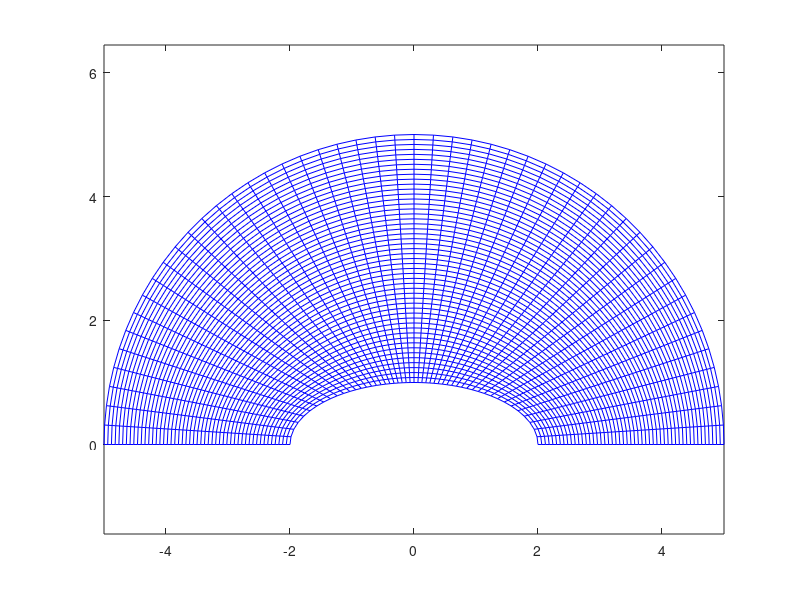
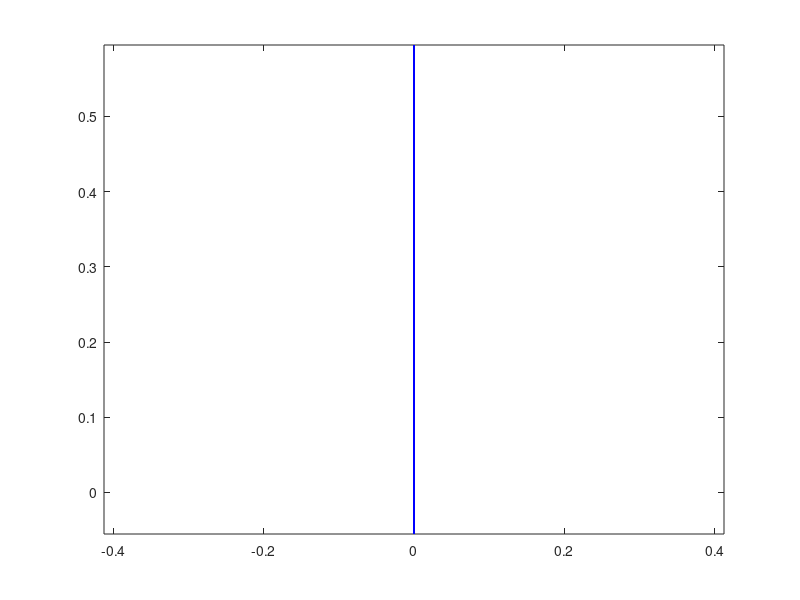

The MATLAB source for these figures, in order: (Note: this script raises an error after producing the figures.)
clc;
clear
close all;

%% Control Parameters
tol = 1e-4;
omega = 1; % change later when norms are easier to find?
cBC = 0.5;

%% Initialize Computational Grid

% Computational Grid
nZeta = 51; % dZ = 1
nEta = 51; % dE = 1
[ZZ, EE] = meshgrid(linspace(0,1,nZeta), linspace(0,1,nEta));
dZ = 1/(nZeta-1);
dE = 1/(nEta-1);

%% Draw Lines
% Physical Grid -> boundary conditions
bAxis = 1;
aAxis = 2;
rEllipse = @(theta) aAxis*bAxis./sqrt((bAxis.*(cos(theta))).^2 + (aAxis.*sin(theta)).^2);
rMax = 5;
xRange = [0.5, 1];
xS = rEllipse(linspace(0,pi,nZeta)).*cos(linspace(0,pi,nZeta));
xN = rMax.*cos(linspace(0,pi,nZeta));
xW = linspace(xS(1), xN(1), nEta);
xE = linspace(xS(end), xN(end), nEta);

% yS = zeros(size(xS));
yN = rMax.*sin(linspace(0,pi,nZeta));
yS = rEllipse(linspace(0,pi,nZeta)).*sin(linspace(0,pi,nZeta));
% yN = ones(size(xN));
yW = linspace(yS(1), yN(1), nEta);
yE = linspace(yS(end), yN(end), nEta);

%% Build Physical Grid

UU = cat(3, ZZ, EE, zeros(size(ZZ)), zeros(size(EE))); % [X, Y, P, Q]
for i = 1:size(UU,2) % march west to east, intialize X and Y
   UU(:,i,1:2) = cat(3, linspace(xS(i), xN(i), nEta), linspace(yS(i), yN(i), nEta));
end

for i = 1:size(UU,2)
    if i == 1
        normU(i,:) = [-(-1.5*yN(i)+2*yN(i+1)-0.5*yN(i+2)),(-1.5*xN(i)+2*xN(i+1)-0.5*xN(i+2))]./sqrt((-1.5*yN(i)+2*yN(i+1)-0.5*yN(i+2))^2+(-1.5*xN(i)+2*xN(i+1)-0.5*xN(i+2))^2);
        normL(i,:) = [-(-1.5*yS(i)+2*yS(i+1)-0.5*yS(i+2)),(-1.5*xS(i)+2*xS(i+1)-0.5*xS(i+2))]./sqrt((-1.5*yS(i)+2*yS(i+1)-0.5*yS(i+2))^2+(-1.5*xS(i)+2*xS(i+1)-0.5*xS(i+2))^2);
    elseif i == size(UU,2)
        normU(i,:) = [-(1.5*yN(i)-2*yN(i-1)+0.5*yN(i-2)),(1.5*xN(i)-2*xN(i-1)+0.5*xN(i-2))]./sqrt((1.5*yN(i)-2*yN(i-1)+0.5*yN(i-2)).^2 + (1.5*xN(i)-2*xN(i-1)+0.5*xN(i-2)).^2);
        normL(i,:) = [-(1.5*yS(i)-2*yS(i-1)+0.5*yS(i-2)),(1.5*xS(i)-2*xS(i-1)+0.5*xS(i-2))]./sqrt((1.5*yS(i)-2*yS(i-1)+0.5*yS(i-2)).^2 + (1.5*xS(i)-2*xS(i-1)+0.5*xS(i-2)).^2);
    else
        normU(i,:) = [-(yN(i+1)-yN(i-1)),(xN(i+1)-xN(i-1))]./sqrt((yN(i+1)-yN(i-1))^2+(xN(i+1)-xN(i-1))^2);
        normL(i,:) = [-(yS(i+1)-yS(i-1)),(xS(i+1)-xS(i-1))]./sqrt((yS(i+1)-yS(i-1))^2+(xS(i+1)-xS(i-1))^2);
    end
end

% figure(1);hold on;
% quiver(xN',yN',normU(:,1), normU(:,2)); hold on;
% quiver(xS',yS',normL(:,1), normL(:,2));
% 
% close all;
figure(1);
plot(UU(:,:,1), UU(:,:,2), 'b-', UU(:,:,1)', UU(:,:,2)', 'b-'); axis equal;

%% Fit P and Q

for i = 2:(size(UU,2)-1) % march from west to east, initialize P and Q
    % Get Derivatives
    xZ = 0.5.*(UU(2:end-1, i+1, 1) - UU(2:end-1, i-1,1))./dZ; % x_z
    yZ = 0.5.*(UU(2:end-1, i+1, 2) - UU(2:end-1, i-1,2))./dZ; % y_z
    xE = 0.5.*(UU(3:end,i,1) - UU(1:end-2,i,1))./dE; % x_e
    yE = 0.5.*(UU(3:end,i,2) - UU(1:end-2,i,2))./dE; % y_e

    % Calculate alpha, beta, gamma, jacobian
    alpha = xE.^2 + yE.^2;
    beta = xZ.*xE + yZ.*yE;
    gamma = xZ.^2 + yZ.^2;
    jac = xZ.*yE - yZ.*xE;
    
    % Calculate P and Q
    D_xy = -(alpha.*(UU(2:end-1, i+1,1:2)-2.*UU(2:end-1,i,1:2)+UU(2:end-1,i-1,1:2))./(dZ^2)...
            - 2.*beta.*0.5.*(0.5.*(UU(3:end,i+1,1:2) - UU(3:end,i-1,1:2))./dZ - 0.5.*(UU(1:end-2,i+1,1:2) - UU(1:end-2,i-1,1:2))./dZ)./dE ...
            + gamma.*(UU(3:end,i,1:2)-2.*UU(2:end-1,i,1:2)+UU(1:end-2,i,1:2))./(dE^2))./(jac.^2);
    UU(2:end-1,i,3:4) = (cat(3,yE,xZ).*D_xy - cat(3,xE,yZ).*D_xy(:,:,2:-1:1))./jac;
end

% % Pre-iterated Grid
figure(1);
plot(UU(:,:,1), UU(:,:,2), 'b-', UU(:,:,1)', UU(:,:,2)', 'b-'); axis equal; 
figure(2);
plot(UU(:,:,3), UU(:,:,4), 'b-', UU(:,:,3)', UU(:,:,4)', 'b-'); axis equal; 
drawnow;

%% Line SOR
res = 1;
corr = 1;

while res(end) > tol && corr(end) > tol
    UUold = UU(:,:,1:2);
    %% Sweep through field 
%     if mod(length(res),2)
%         iSweep = 2:(size(UU,2)-1);
%     else
%         iSweep = fliplr(2:(size(UU,2)-1));
%     end
    iSweep = 2:(size(UU,2)-1);
    
    for i = iSweep
               
        % Update Boundary Conditions for p and q -> use interior points
        if (i == 2) || (i == (size(UU,2)-1))
            if i == 2
                ind = i-1;
%                 dZdx_dZdy = [(-1.5.*ZZ(2:end-1,1)+2.*ZZ(2:end-1,2)-0.5.*ZZ(2:end-1,3))./(-1.5.*UU(2:end-1,1,1)+2.*UU(2:end-1,2,1)-0.5.*UU(2:end-1,3,1)),... dZ/dx
%                             (ZZ(3:end,1) - ZZ(1:end-2,1))./(UU(3:end,1,2)-UU(1:end-2,1,2))]; % dZ/dy
                        
                if any(abs(UU(3:end,1,2)-UU(1:end-2,1,2))< eps)
                    if any(abs(EE(3:end,1)-EE(1:end-2,1))< eps) 
                        dEdx_dEdy = [(-1.5.*EE(2:end-1,1)+2.*EE(2:end-1,2)-0.5.*EE(2:end-1,3))./(-1.5.*UU(2:end-1,1,1)+2.*UU(2:end-1,2,1)-0.5.*UU(2:end-1,3,1)),... dE/dx
                                    zeros(size(EE(2:end-1,1)))]; % dE/dy
                    else
                       error('MESH NOT COMPATIBLE\n'); 
                    end
                elseif any(abs(-1.5.*UU(2:end-1,1,1)+2.*UU(2:end-1,2,1)-0.5.*UU(2:end-1,3,1))< eps) 
                    if any(abs(-1.5.*EE(2:end-1,1)+2.*EE(2:end-1,2)-0.5.*EE(2:end-1,3))< eps)
                        dEdx_dEdy = [zeros(size(EE(2:end-1,1))),... dE/dx
                                    (EE(3:end,1) - EE(1:end-2,1))./(UU(3:end,1,2)-UU(1:end-2,1,2))]; % dE/dy
                    else
                       error('MESH NOT COMPATIBLE\n'); 
                    end
                    
                else
                    dEdx_dEdy = [(-1.5.*EE(2:end-1,1)+2.*EE(2:end-1,2)-0.5.*EE(2:end-1,3))./(-1.5.*UU(2:end-1,1,1)+2.*UU(2:end-1,2,1)-0.5.*UU(2:end-1,3,1)),... dE/dx
                                (EE(3:end,1) - EE(1:end-2,1))./(UU(3:end,1,2)-UU(1:end-2,1,2))]; % dE/dy
                end
                        
                normal = [(-(UU(3:end,1,2)-UU(1:end-2,1,2))./sqrt((UU(3:end,1,2)-UU(1:end-2,1,2)).^2+(UU(3:end,1,1)-UU(1:end-2,1,1)).^2)),... % n_x
                            (UU(3:end,1,1)-UU(1:end-2,1,1))./sqrt((UU(3:end,1,2)-UU(1:end-2,1,2)).^2+(UU(3:end,1,1)-UU(1:end-2,1,1)).^2)]; % n_y 
                        
                xZeta_WE =(-1.5.*UU(2:end-1,1,1)+2.*UU(2:end-1,2,1)-0.5.*UU(2:end-1,3,1))./dZ;
                yZeta_WE =(-1.5.*UU(2:end-1,1,2)+2.*UU(2:end-1,2,2)-0.5.*UU(2:end-1,3,2))./dZ;
                xEta_WE = 0.5.*(UU(3:end,ind,1) - UU(1:end-2,ind,1))./dE;
                yEta_WE = 0.5.*(UU(3:end,ind,2) - UU(1:end-2,ind,2))./dE;
                
                alpha_WE = xEta_WE.^2 + yEta_WE.^2;
                beta_WE = xZeta_WE.*xEta_WE + yZeta_WE.*yEta_WE;
                gamma_WE = xZeta_WE.^2 + yZeta_WE.^2;
                jac_WE = xZeta_WE.*yEta_WE - yZeta_WE.*xEta_WE;
                
                 % -(ax_zz - 2Bx_ze + gx_ee)/J^2
                D_xyZ = -( alpha_WE.*((UU(2:end-1,1,1:2)-2.*UU(2:end-1,2,1:2)+UU(2:end-1,3,1:2)))./(dZ^2)...
                    -2.*beta_WE.*((-1.5.*UU(3:end,1,1:2)+2.*UU(3:end,2,1:2)-0.5.*UU(3:end,3,1:2))./dZ-(-1.5.*UU(1:end-2,1,1:2)+2.*UU(1:end-2,2,1:2)-0.5.*UU(1:end-2,3,1:2))./dZ)./(2*dE) ...
                    +gamma_WE.*((UU(3:end,1,1:2)-2.*UU(2:end-1,1,1:2)+UU(1:end-2,1,1:2)))./(dE^2)  )./(jac_WE.^2);
            
            elseif i == (size(UU,2)-1)
                ind = i+1;             
%                 dZdx_dZdy = [(1.5.*ZZ(2:end-1,end)-2.*ZZ(2:end-1,end-1)+0.5.*ZZ(2:end-1,end-2))./(1.5.*UU(2:end-1,end,1)-2.*UU(2:end-1,end-1,1)+0.5.*UU(2:end-1,end-2,1)),... dZ/dx
%                     (ZZ(3:end,end) - ZZ(1:end-2,end))./(UU(3:end,end,2)-UU(1:end-2,end,2))]; % dZ/dy  

                if any(abs(UU(3:end,end,2)-UU(1:end-2,end,2))< eps)
                    if any((EE(3:end,end) - EE(1:end-2,end))< eps)
                        dEdx_dEdy = [(1.5.*EE(2:end-1,end)-2.*EE(2:end-1,end-1)+0.5.*EE(2:end-1,end-2))./(1.5.*UU(2:end-1,end,1)-2.*UU(2:end-1,end-1,1)+0.5.*UU(2:end-1,end-2,1)),... dE/dx
                                    zeros(size(EE(2:end-1,1)))]; % dE/dy
                    else
                       error('MESH NOT COMPATIBLE\n'); 
                    end
                elseif any(abs(1.5.*UU(2:end-1,end,1)-2.*UU(2:end-1,end-1,1)+0.5.*UU(2:end-1,end-2,1))< eps)
                    if any(abs(1.5.*EE(2:end-1,end)-2.*EE(2:end-1,end-1)+0.5.*EE(2:end-1,end-2))< eps)
                        dEdx_dEdy = [zeros(size(EE(2:end-1,1))),... dE/dx
                                    (EE(3:end,end) - EE(1:end-2,end))./(UU(3:end,end,2)-UU(1:end-2,end,2))]; % dE/dy
                    else
                       error('MESH NOT COMPATIBLE\n'); 
                    end
                    
                else
                    dEdx_dEdy = [(1.5.*EE(2:end-1,end)-2.*EE(2:end-1,end-1)+0.5.*EE(2:end-1,end-2))./(1.5.*UU(2:end-1,end,1)-2.*UU(2:end-1,end-1,1)+0.5.*UU(2:end-1,end-2,1)),... dE/dx
                                    (EE(3:end,end) - EE(1:end-2,end))./(UU(3:end,end,2)-UU(1:end-2,end,2))]; % dE/dy
                end
                
                normal = [(-(UU(3:end,end,2)-UU(1:end-2,end,2))./sqrt((UU(3:end,end,2)-UU(1:end-2,end,2)).^2+(UU(3:end,end,1)-UU(1:end-2,end,1)).^2)),... % n_x
                            (UU(3:end,end,1)-UU(1:end-2,end,1))./sqrt((UU(3:end,end,2)-UU(1:end-2,end,2)).^2+(UU(3:end,end,1)-UU(1:end-2,end,1)).^2)]; % n_y
%                 normal = -[-1./sqrt(1+polyval((3:-1:1)'.*coeffMat(1:end-1,end),UU(:,end,2)).^2), polyval((3:-1:1)'.*coeffMat(1:end-1,end),UU(:,end,2))./sqrt(1+polyval((3:-1:1)'.*coeffMat(1:end-1,end),UU(:,end,2)).^2)];
%                 normal = normal(2:end-1,:);
                        
                xZeta_WE =-(-1.5.*UU(2:end-1,end,1)+2.*UU(2:end-1,end-1,1)-0.5.*UU(2:end-1,end-2,1))./dZ;
                yZeta_WE =-(-1.5.*UU(2:end-1,end,2)+2.*UU(2:end-1,end-1,2)-0.5.*UU(2:end-1,end-2,2))./dZ;
                xEta_WE = 0.5.*(UU(3:end,ind,1) - UU(1:end-2,ind,1))./dE;
                yEta_WE = 0.5.*(UU(3:end,ind,2) - UU(1:end-2,ind,2))./dE;
                
                alpha_WE = xEta_WE.^2 + yEta_WE.^2;
                beta_WE = xZeta_WE.*xEta_WE + yZeta_WE.*yEta_WE;
                gamma_WE = xZeta_WE.^2 + yZeta_WE.^2;
                jac_WE = xZeta_WE.*yEta_WE - yZeta_WE.*xEta_WE;
                
                 % -(ax_zz - 2Bx_ze + gx_ee)/J^2
                D_xyZ = -( alpha_WE.*((UU(2:end-1,end,1:2)-2.*UU(2:end-1,end-1,1:2)+UU(2:end-1,end-2,1:2)))./(dZ^2)...
                    -2.*beta_WE.*(-(-1.5.*UU(3:end,end,1:2)+2.*UU(3:end,end-1,1:2)-0.5.*UU(3:end,end-2,1:2))./dZ+(-1.5.*UU(1:end-2,end,1:2)+2.*UU(1:end-2,end-1,1:2)-0.5.*UU(1:end-2,end-2,1:2))./dZ)./(2*dE) ...
                    +gamma_WE.*((UU(3:end,end,1:2)-2.*UU(2:end-1,end,1:2)+UU(1:end-2,end,1:2)))./(dE^2)  )./(jac_WE.^2);
            end

            % East/West Boundary
            UU(2:end-1, ind,3) = (yEta_WE.*D_xyZ(:,:,1) - xEta_WE.*D_xyZ(:,:,2))./jac_WE;% - cBC.*(sum(normal.*dZdx_dZdy,2));
            UU(2:end-1, ind,4) = (xZeta_WE.*D_xyZ(:,:,2) - yZeta_WE.*D_xyZ(:,:,1))./jac_WE - cBC.*(sum(normal.*dEdx_dEdy,2));
        end
        
        % Get Derivatives?
        xZ = 0.5.*(UU(2:end-1, i+1, 1) - UU(2:end-1, i-1,1))./dZ; % x_z
        yZ = 0.5.*(UU(2:end-1, i+1, 2) - UU(2:end-1, i-1,2))./dZ; % y_z
        xE = 0.5.*(UU(3:end,i,1) - UU(1:end-2,i,1))./dE; % x_e
        yE = 0.5.*(UU(3:end,i,2) - UU(1:end-2,i,2))./dE; % y_e
        UU_ZE = (diff(UU(3:end,[i+1,i-1],:), 1, 2)-diff(UU(1:end-2,[i+1,i-1],:), 1, 2))./(4*dZ*dE);

        % Calculate alpha, beta, gamma, jacobian
        alpha = xE.^2 + yE.^2;
        beta = xZ.*xE + yZ.*yE;
        gamma = xZ.^2 + yZ.^2;
        jac = xZ.*yE - yZ.*xE;
            
        D_xyN = -( alpha(end).*((UU(end,i+1,1:2)-2.*UU(end,i,1:2)+UU(end,i-1,1:2)))./(dZ^2)...
                -2.*beta(end).*UU_ZE(end,:,1:2) ...
                +gamma(end).*((UU(end,i,1:2)-2.*UU(end-1,i,1:2)+UU(end-2,i,1:2)))./(dE^2)  )./(jac(end)^2);

        D_xyS = -( alpha(1).*((UU(1,i+1,1:2)-2.*UU(1,i,1:2)+UU(1,i-1,1:2)))./(dZ^2)...
                -2.*beta(1).*UU_ZE(1,:,1:2) ...
                +gamma(1).*((UU(3,i,1:2)-2.*UU(2,i,1:2)+UU(1,i,1:2)))./(dE^2)  )./(jac(1)^2);

        % calculate Normals
        normalN = [(-(UU(end,i+1,2)-UU(end,i-1,2))./sqrt((UU(end,i+1,2)-UU(end,i-1,2)).^2+(UU(end,i+1,1)-UU(end,i-1,1))^2)),...
                    ((UU(end,i+1,1)-UU(end,i-1,1))./sqrt((UU(end,i+1,2)-UU(end,i-1,2)).^2+(UU(end,i+1,1)-UU(end,i-1,1)).^2))];
        normalS = [(-(UU(1,i+1,2)-UU(1,i-1,2))./sqrt((UU(1,i+1,2)-UU(1,i-1,2)).^2+(UU(1,i+1,1)-UU(1,i-1,1))^2)),...
                    ((UU(1,i+1,1)-UU(1,i-1,1))./sqrt((UU(1,i+1,2)-UU(1,i-1,2)).^2+(UU(1,i+1,1)-UU(1,i-1,1)).^2))];

        % North Boundary
        dZdx_dZdy_N = [(ZZ(end,i+1) - ZZ(end,i-1))/(UU(end,i+1,1) - UU(end,i-1,1)), (1.5*ZZ(end,i)-2*ZZ(end-1,i)+0.5*ZZ(end-2,i))/(1.5*UU(end,i,2)-2*UU(end-1,i,2)+0.5*UU(end-2,i,2))];
        dEdx_dEdy_N = [(EE(end,i+1) - EE(end,i-1))/(UU(end,i+1,1) - UU(end,i-1,1)), (1.5*EE(end,i)-2*EE(end-1,i)+0.5*EE(end-2,i))/(1.5*UU(end,i,2)-2*UU(end-1,i,2)+0.5*UU(end-2,i,2))];
        UU(end,i,3) = (yE(end)*D_xyN(:,:,1) - xE(end)*D_xyN(:,:,2))./jac(end) - cBC.*(sum(normalN.*dZdx_dZdy_N));
        UU(end,i,4) = (xZ(end)*D_xyN(:,:,2) - yZ(end)*D_xyN(:,:,1))./jac(end);% - cBC.*(sum(normalN.*dEdx_dEdy_N));

        % South Boundary
        dZdx_dZdy_S = [(ZZ(1,i+1) - ZZ(1,i-1))./(UU(1,i+1,1) - UU(1,i-1,1)), (1.5*ZZ(1,i)-2*ZZ(2,i)+0.5*ZZ(3,i))/(1.5*UU(1,i,2)-2*UU(2,i,2)+0.5*UU(3,i,2))];
        dEdx_dEdy_S = [(EE(1,i+1) - EE(1,i-1))./(UU(1,i+1,1) - UU(1,i-1,1)),  (1.5*EE(1,i)-2*EE(2,i)+0.5*EE(3,i))/(1.5*UU(1,i,2)-2*UU(2,i,2)+0.5*UU(3,i,2))];
        UU(1,i,3) = (yE(1)*D_xyS(:,:,1) - xE(1)*D_xyS(:,:,2))./jac(1) - cBC.*(sum(normalS.*dZdx_dZdy_S));
        UU(1,i,4) = (xZ(1)*D_xyS(:,:,2) - yZ(1)*D_xyS(:,:,1))./jac(1);% - cBC.*(sum(normalS.*dEdx_dEdy_S));

        % Calculate thomas coefficients
        aa = repmat([0; gamma; 0],4,1)./(dE^2);
        bb = repmat([1; -2.*(alpha./(dZ^2) + gamma./(dE^2)); 1], size(UU,3),1);
        cc = repmat([0; gamma; 0],4,1)./(dE^2);
        dd = [  UU(1,i,1); -alpha.*sum(UU(2:end-1,[i+1,i-1],1), 2)./(dZ^2) + 2.*beta.*UU_ZE(:,:,1) - (jac.^2).*(UU(2:end-1,i,3).*xZ + UU(2:end-1,i,4).*xE); UU(end,i,1);...
                UU(1,i,2); -alpha.*sum(UU(2:end-1,[i+1,i-1],2), 2)./(dZ^2) + 2.*beta.*UU_ZE(:,:,2) - (jac.^2).*(UU(2:end-1,i,3).*yZ + UU(2:end-1,i,4).*yE); UU(end,i,2);...
                UU(1,i,3); -alpha.*sum(UU(2:end-1,[i+1,i-1],3), 2)./(dZ^2) + 2.*beta.*UU_ZE(:,:,3); UU(end,i,3);...
                UU(1,i,4); -alpha.*sum(UU(2:end-1,[i+1,i-1],4), 2)./(dZ^2) + 2.*beta.*UU_ZE(:,:,4); UU(end,i,4)];
            
        UU(:,i,:) = omega.*reshape(thomas3(aa, bb, cc, dd),size(UU,1),1,size(UU,3)) + (1-omega).*UU(:,i,:);
        
    end
    
    %% Calculate Residual
    res(end+1) = meshResidual(UU);
    corr(end+1) = max(max(max(abs(UU(:,:,1:2) - UUold),[],3)));
    
    figure(1);
    plot(UU(:,:,1), UU(:,:,2), 'b-', UU(:,:,1)', UU(:,:,2)', 'b-'); axis equal; 
    hold on;
    plot(UU([1 size(UU,1)],:,1)', UU([1 size(UU,1)],:,2)', 'b-'); axis equal;
%     normExit = -[-1./sqrt(1+polyval((3:-1:1)'.*coeffMat(1:end-1,end),UU(:,end,2)).^2), polyval((3:-1:1)'.*coeffMat(1:end-1,end),UU(:,end,2))./sqrt(1+polyval((3:-1:1)'.*coeffMat(1:end-1,end),UU(:,end,2)).^2)];
%     quiver(xN',yN', normU(:,1), normU(:,2));
%     quiver(UU(:,end,1), UU(:,end,2), normExit(:,1), normExit(:,2)); hold off;
    
%     figure(2);
%     plot(UU(:,:,3), UU(:,:,4), 'b-', UU(:,:,3)', UU(:,:,4)', 'b-'); axis equal; 
    hold off;
    drawnow;
end

figure();
plot(UU(:,:,1), UU(:,:,2), 'b-', UU(:,:,1)', UU(:,:,2)', 'b-'); axis equal; 
title('Biharmonic Mesh -- Nozzle');
saveas(gcf, 'biharmonic_mesh', 'pdf');